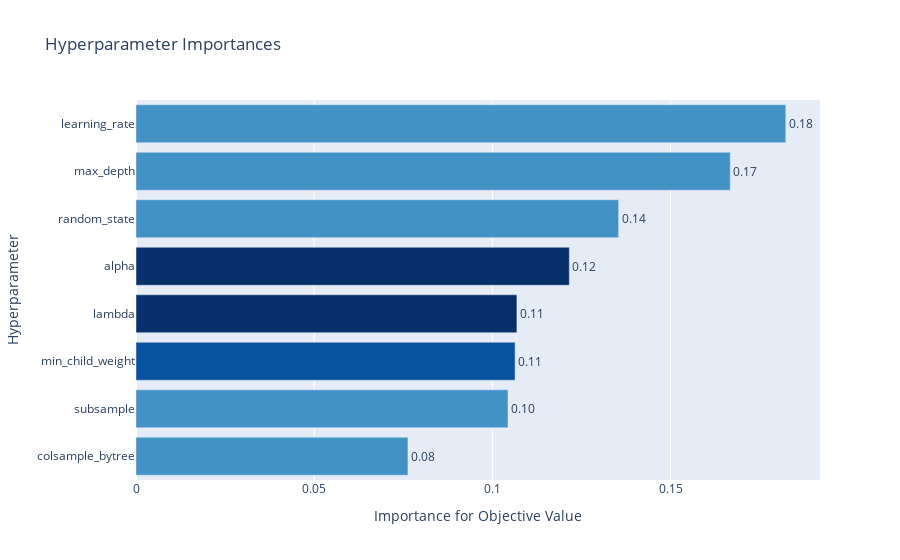

The cell this chart's notebook holds for it:
### Code cell
optuna.visualization.plot_param_importances(study)

### Figure 1 — Plotly figure (JSON) as saved in the notebook; plotly's stock layout.template omitted (floating-point values rounded to 4 significant figures)
{"data": [{"cliponaxis": false, "hovertemplate": ["colsample_bytree (CategoricalDistribution): 0.0763048795315923<extra></extra>", "subsample (CategoricalDistribution): 0.10437980145109889<extra></extra>", "min_child_weight (IntUniformDistribution): 0.10636387974282675<extra></extra>", "lambda (LogUniformDistribution): 0.10687822283067837<extra></extra>", "alpha (LogUniformDistribution): 0.12158905618651368<extra></extra>", "random_state (CategoricalDistribution): 0.13541862513159744<extra></extra>", "max_depth (CategoricalDistribution): 0.16673967124316116<extra></extra>", "learning_rate (CategoricalDistribution): 0.18232586388253127<extra></extra>"], "marker": {"color": ["rgb(66,146,198)", "rgb(66,146,198)", "rgb(8,81,156)", "rgb(8,48,107)", "rgb(8,48,107)", "rgb(66,146,198)", "rgb(66,146,198)", "rgb(66,146,198)"]}, "orientation": "h", "text": ["0.0763048795315923", "0.10437980145109889", "0.10636387974282675", "0.10687822283067837", "0.12158905618651368", "0.13541862513159744", "0.16673967124316116", "0.18232586388253127"], "textposition": "outside", "texttemplate": "%{text:.2f}", "type": "bar", "x": [0.0763, 0.1044, 0.1064, 0.1069, 0.1216, 0.1354, 0.1667, 0.1823], "y": ["colsample_bytree", "subsample", "min_child_weight", "lambda", "alpha", "random_state", "max_depth", "learning_rate"]}], "layout": {"showlegend": false, "title": {"text": "Hyperparameter Importances"}, "xaxis": {"title": {"text": "Importance for Objective Value"}}, "yaxis": {"title": {"text": "Hyperparameter"}}}}
